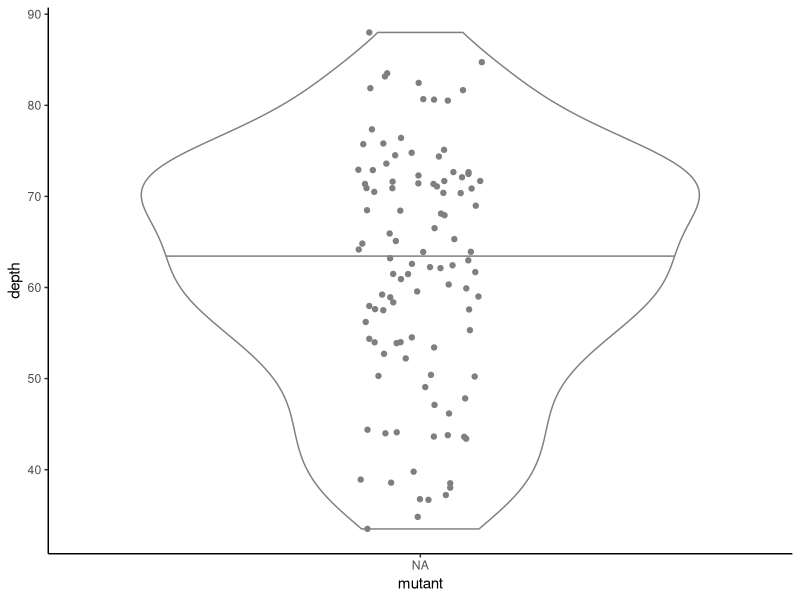
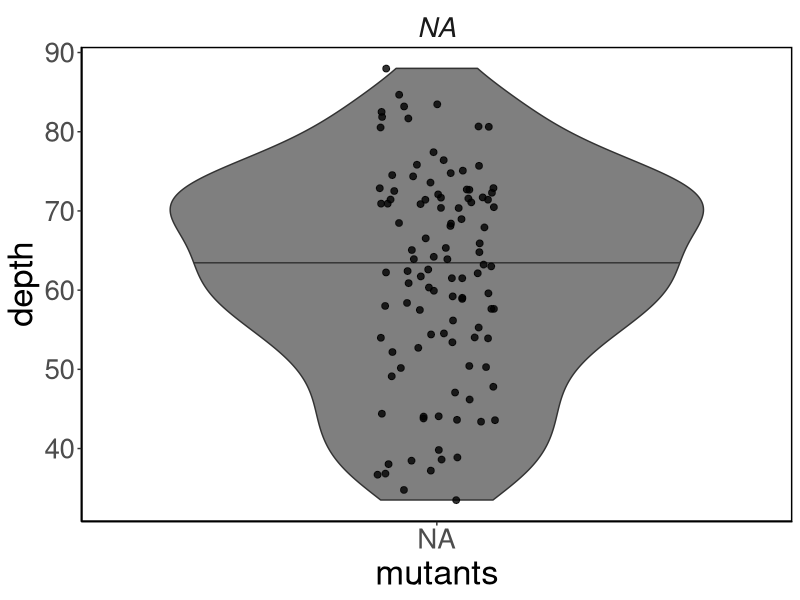
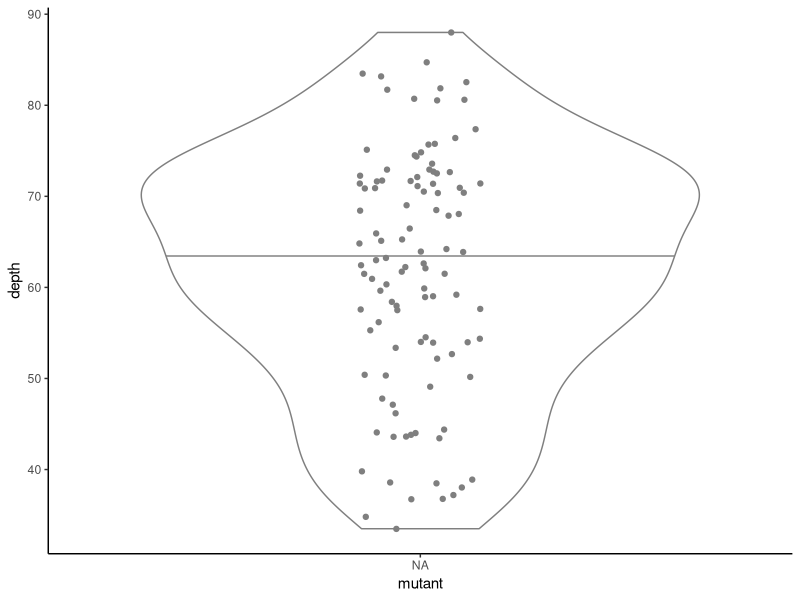
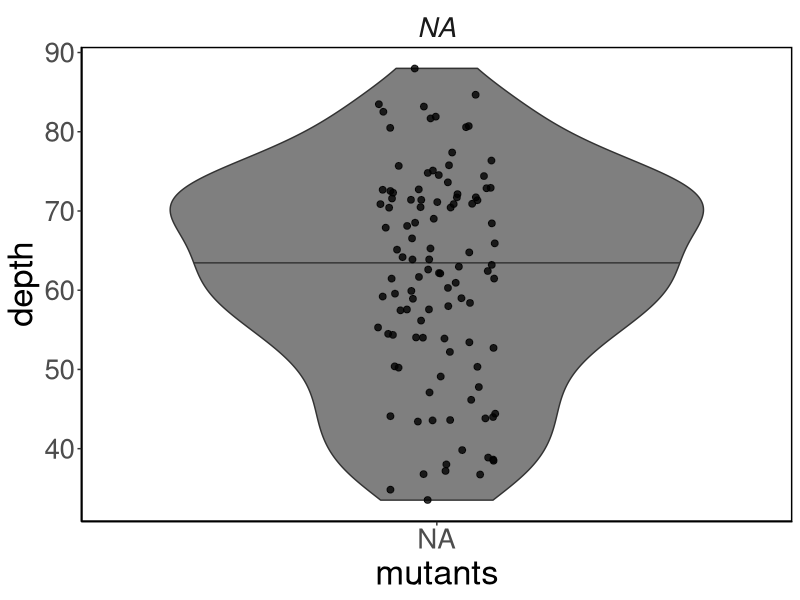

Generate these figures, in order, with R:
## ---- chunk 1
knitr::opts_chunk$set(echo = TRUE, tidy = TRUE, cache = FALSE)
knitr::opts_knit$set(root.dir = "~/Dropbox/Projects/Cephalic_furrow/7-Paper/1-analyses/fold-depth")
library(ggplot2)
## ---- chunk 2
# Load raw ROI measurements from ImageJ
results <- read.delim("results.txt")

# Replace label by filename
results$Label <- sapply(strsplit(results$Label, ":"), "[", 1)

# Load sample info and merge with results
samples <- read.delim("samples.csv", sep = ",")
results <- merge(results, samples, by = "Label", all.x = TRUE)

## ---- chunk 3
# Plot stocks together
ggplot(results, aes(Genotype, Length, color = Genotype)) + geom_violin(draw_quantiles = c("0.5"), show.legend = FALSE) + geom_jitter(width = 0.1, show.legend = FALSE) + labs(x = "mutant", y = "depth") + scale_color_manual(values=c("#0072b2", "#e69f03")) + theme_classic()
ggsave("depth_all.png")

# Plot stocks separately
ggplot(results, aes(Genotype, Length, fill = Genotype)) +
  geom_violin(draw_quantiles = c("0.5"), show.legend = FALSE) +
  geom_jitter(alpha = 0.8, width = 0.1, size = 2, show.legend = FALSE) +
  facet_wrap(~Sample, strip.position = "top") +
  labs(x = "mutants", y = "depth") +
  scale_color_manual(values=c("#0072b2", "#e69f03")) +
  scale_fill_manual(values=c("#0072b2", "#e69f03")) +
  theme_classic() +
  theme(text =  element_text(size = 25),
        strip.background = element_blank(),
        strip.placement = "outside",
        strip.text.x = element_text(face = "italic"),
        panel.background = element_rect(colour = "black", size=1))
ggsave("depth_facet.png", width = 14, height = 5)
